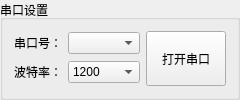
           <widget class="QGroupBox" name="groupBox">
            <property name="sizePolicy">
             <sizepolicy hsizetype="Maximum" vsizetype="Preferred">
              <horstretch>0</horstretch>
              <verstretch>0</verstretch>
             </sizepolicy>
            </property>
            <property name="title">
             <string>串口设置</string>
            </property>
            <layout class="QHBoxLayout" name="horizontalLayout_6">
             <item>
              <layout class="QHBoxLayout" name="horizontalLayout_3">
               <item>
                <layout class="QVBoxLayout" name="verticalLayout">
                 <item>
                  <layout class="QHBoxLayout" name="horizontalLayout">
                   <item>
                    <widget class="QLabel" name="label_Com">
                     <property name="sizePolicy">
                      <sizepolicy hsizetype="Maximum" vsizetype="Preferred">
                       <horstretch>0</horstretch>
                       <verstretch>0</verstretch>
                      </sizepolicy>
                     </property>
                     <property name="text">
                      <string>串口号：</string>
                     </property>
                    </widget>
                   </item>
                   <item>
                    <widget class="QComboBox" name="comboBox_Com">
                     <property name="sizePolicy">
                      <sizepolicy hsizetype="Expanding" vsizetype="Fixed">
                       <horstretch>0</horstretch>
                       <verstretch>0</verstretch>
                      </sizepolicy>
                     </property>
                    </widget>
                   </item>
                  </layout>
                 </item>
                 <item>
                  <layout class="QHBoxLayout" name="horizontalLayout_2">
                   <item>
                    <widget class="QLabel" name="label_Baud">
                     <property name="sizePolicy">
                      <sizepolicy hsizetype="Maximum" vsizetype="Preferred">
                       <horstretch>0</horstretch>
                       <verstretch>0</verstretch>
                      </sizepolicy>
                     </property>
                     <property name="text">
                      <string>波特率：</string>
                     </property>
                    </widget>
                   </item>
                   <item>
                    <widget class="QComboBox" name="comboBox_Baud">
                     <property name="sizePolicy">
                      <sizepolicy hsizetype="Expanding" vsizetype="Fixed">
                       <horstretch>0</horstretch>
                       <verstretch>0</verstretch>
                      </sizepolicy>
                     </property>
                     <item>
                      <property name="text">
                       <string>1200</string>
                      </property>
                     </item>
                     <item>
                      <property name="text">
                       <string>2400</string>
                      </property>
                     </item>
                     <item>
                      <property name="text">
                       <string>4800</string>
                      </property>
                     </item>
                     <item>
                      <property name="text">
                       <string>9600</string>
                      </property>
                     </item>
                     <item>
                      <property name="text">
                       <string>19200</string>
                      </property>
                     </item>
                     <item>
                      <property name="text">
                       <string>38400</string>
                      </property>
                     </item>
                     <item>
                      <property name="text">
                       <string>57600</string>
                      </property>
                     </item>
                     <item>
                      <property name="text">
                       <string>115200</string>
                      </property>
                     </item>
                    </widget>
                   </item>
                  </layout>
                 </item>
                </layout>
               </item>
               <item>
                <layout class="QVBoxLayout" name="verticalLayout_3">
                 <item>
                  <widget class="QPushButton" name="pushButton_Open">
                   <property name="sizePolicy">
                    <sizepolicy hsizetype="Preferred" vsizetype="Preferred">
                     <horstretch>0</horstretch>
                     <verstretch>0</verstretch>
                    </sizepolicy>
                   </property>
                   <property name="text">
                    <string>打开串口</string>
                   </property>
                  </widget>
                 </item>
                </layout>
               </item>
              </layout>
             </item>
            </layout>
           </widget>
